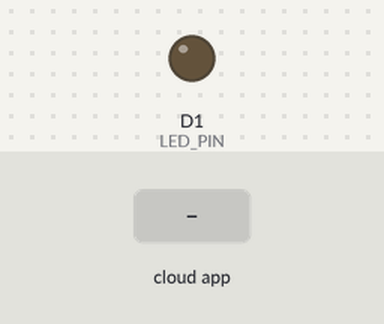
Bench run of a sketch on a simulated ESP8266 (NodeMCU). On the bench: output pins drawn as LEDs (lit = HIGH). The inputs (shaded band) are chosen by the test bench. WiFi joins after 1.5 s; servers stay silent unless stated; no MQTT or app messages arrive unless stated; what the sketch prints to the serial monitor is not drawn.

Above: at 2.7 s.
2.8 s: the phone or cloud app sets amount to 1
At 3.9 s:
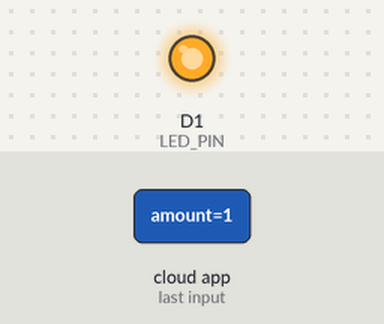
Timing chart, 0 to 14.3 s (numbered marks = the images above; inputs shaded):
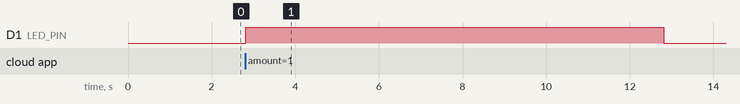

The sketch:

hardware_connection_code.ino
```cpp
/***********************************************************************
  NodeMCU (ESP8266) + Adafruit IO + LED(any hardware device)

  Flow:
  Razorpay → Webhook → Pipedream → Adafruit IO feed "amount"
          → NodeMCU subscribes to "amount" → LED ON(machine turns on) when correct payment received
 ***********************************************************************/

//*********************** Libraries
#include <ESP8266WiFi.h>
#include "Adafruit_MQTT.h"
#include "Adafruit_MQTT_Client.h"

//*********************** Pins
// Use D1 for external LED (through 220Ω resistor to GND),
// or change to LED_BUILTIN if you want to use the onboard LED.
#define LED_PIN D1

//*********************** WiFi Credentials  (CHANGE THESE)
#define WLAN_SSID "wifi username"
#define WLAN_PASS "wifi password"

//*********************** Adafruit IO Credentials (CHANGE THESE)
#define AIO_SERVER     "io.adafruit.com"
#define AIO_SERVERPORT 1883          // 1883 = MQTT (non-SSL)
#define AIO_USERNAME   "adafruit username"
#define AIO_KEY        "adafruit activation key"
#define FeedName       "amount"      // Your feed key on Adafruit IO

/************ Global State ************/

WiFiClient client;

// MQTT client
Adafruit_MQTT_Client mqtt(&client, AIO_SERVER, AIO_SERVERPORT,
                          AIO_USERNAME, AIO_KEY);

// Subscribe object for the "amount" feed
Adafruit_MQTT_Subscribe amountFeed =
  Adafruit_MQTT_Subscribe(&mqtt, AIO_USERNAME "/feeds/" FeedName);

/*************************** Setup ************************************/

void setup() {
  Serial.begin(115200);
  delay(10);

  pinMode(LED_PIN, OUTPUT);
  digitalWrite(LED_PIN, LOW);  // LED off initially

  Serial.println();
  Serial.println(F("Starting NodeMCU Payment LED Example"));
  Serial.print(F("Connecting to WiFi: "));
  Serial.println(WLAN_SSID);

  WiFi.begin(WLAN_SSID, WLAN_PASS);

  // Wait for WiFi connection
  while (WiFi.status() != WL_CONNECTED) {
    delay(500);
    Serial.print(".");
  }
  Serial.println();
  Serial.println(F("WiFi connected!"));
  Serial.print(F("IP address: "));
  Serial.println(WiFi.localIP());

  // Subscribe to Adafruit IO feed
  mqtt.subscribe(&amountFeed);
}

/*************************** Main Loop ********************************/

void loop() {
  // Make sure we’re connected to MQTT
  MQTT_connect();

  Adafruit_MQTT_Subscribe *subscription;

  // Wait (up to 5 seconds) for a new MQTT message
  while ((subscription = mqtt.readSubscription(5000))) {

    if (subscription == &amountFeed) {
      Serial.print(F("Received amount: "));
      Serial.println((char *)amountFeed.lastread);

      // Convert string to integer
      int payment = atoi((char *)amountFeed.lastread);

      // If payment > 0, treat as successful payment
      if (payment > 0) {
        Serial.println(F("Payment detected! Turning LED ON."));
        digitalWrite(LED_PIN, HIGH);   // LED ON
        delay(10000);                  // keep ON for 10 seconds
        digitalWrite(LED_PIN, LOW);    // LED OFF
        Serial.println(F("LED OFF, waiting for next payment..."));
      } else {
        Serial.println(F("Payment value <= 0, ignoring."));
      }
    }
  }
}

/********************* MQTT Connect Helper ****************************/

void MQTT_connect() {
  int8_t ret;

  // Stop if already connected.
  if (mqtt.connected()) {
    return;
  }

  Serial.print(F("Connecting to Adafruit IO MQTT... "));

  uint8_t retries = 3;
  while ((ret = mqtt.connect()) != 0) { // 0 = success
    Serial.println(mqtt.connectErrorString(ret));
    Serial.println(F("Retrying MQTT connection in 5 seconds..."));
    mqtt.disconnect();
    delay(5000);
    retries--;
    if (retries == 0) {
      // Give up and let watchdog reset
      while (1) {
        delay(1);
      }
    }
  }
  Serial.println(F("MQTT Connected!"));
}
```

Measured:
- after the input at 2.8 s, D1 (LED_PIN): LOW → HIGH at once, → LOW 10.0 s later
